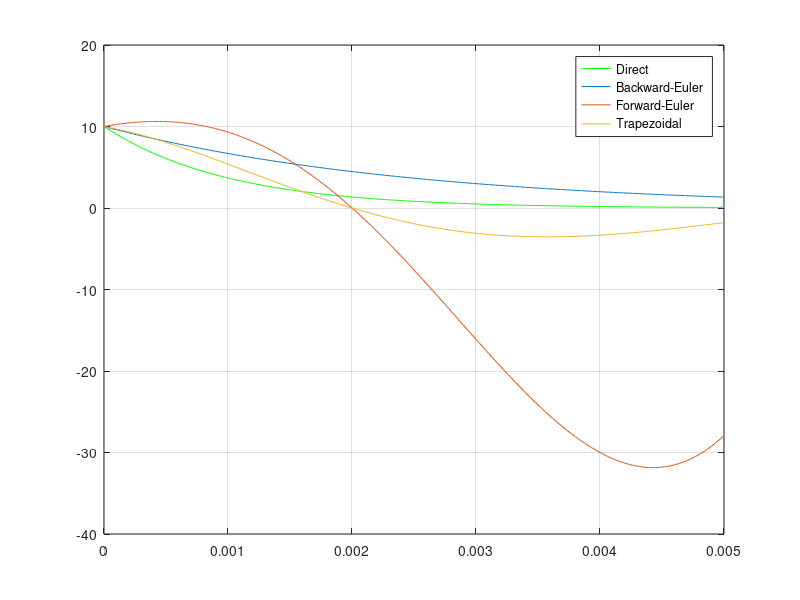

This figure's MATLAB source: (Note: this script raises an error after producing the figure.)
clc  % Clears command window
clear all  % Clears workspace, windows, etc (No need to close it again)

%% Variables
V_C_0 = 10;
C = 1e-3;  % Simplification of 10^-3
R = 1;

t_max = 10e-3;
t_max = 5e-3;  % For g) and h)
t = 0:1e-5:t_max;  % This format gives us an array
% t = 0.5e-3:1e-5:1e-3;  % For d)
lambda = - 1 / (R*C);

tau = abs(1 / lambda) * 0.9;  % 10% Smaller from the FE threshold (No reason why)
disp(tau)
% tau = 2*R*C;  % For g)
tau = 4*R*C;  % For h)

n = t / tau;

% Direct Solution
V_C = V_C_0 * exp(lambda * t);
% Backward Euler
V_C_be = V_C_0 * (1 - lambda * tau).^-n;  % '.' is needed because n is an array (due to t)
% Forward Euler
V_C_fe = V_C_0 * (1 + lambda * tau).^n;
% Trapezoidal
V_C_tr = ((1 + 0.5 * tau * lambda) ...  % '...' Allows us to continue lines (For formatting)
         / (1 - 0.5 * tau * lambda)).^n * V_C_0;
     
%% Oscillations
% +1% to make it larger than the threshold (to show the oscillation)
tau = abs(1 / lambda) * 1.01;
V_C_fe_oscillation = V_C_0 * (1 + lambda * tau).^n;  
tau = abs(2 / lambda) * 1.01;
V_C_tr_oscillation = ((1 + 0.5 * tau * lambda) ...
                     / (1 - 0.5 * tau * lambda)).^n * V_C_0;
       
%% Plot
plot(t, V_C, 'g', 'DisplayName', 'Direct')  % '--g' for line customization (g: green)
hold on  % To make the plot stays, so it doesn't get overwritten w/ new plot
plot(t, V_C_be, 'DisplayName', 'Backward-Euler')
hold on
plot(t, V_C_fe, 'DisplayName', 'Forward-Euler')
hold on
plot(t, V_C_tr, 'DisplayName', 'Trapezoidal')
% hold on
% plot(t, V_C_fe_oscillation, 'DisplayName', 'Forward-Euler (Oscillation)')
% hold on
% plot(t, V_C_tr_oscillation, 'DisplayName', 'Trapezoidal (Oscillation)')
grid on  % Enables grid### in figure
lgd = legend;  % Put figure legend as variable for customization
lgd.FontSize = 20;
title('Capacitor discharge')
xlabel('Time (s)')  % Sets label names
ylabel('Voltage across capacitor (V)')
set(gcf, 'Position', get(0, 'Screensize'))  % Sets the figure window to (somewhat) fullscreen
% gcf returns our current figure, so our set target

%% Notes
%{
To publish script/code as PDF, type:
publish('your_matlab_file.m', 'pdf')
in command window

CTRL+R to comment line(s)
CTRL+T to uncomment
%}
